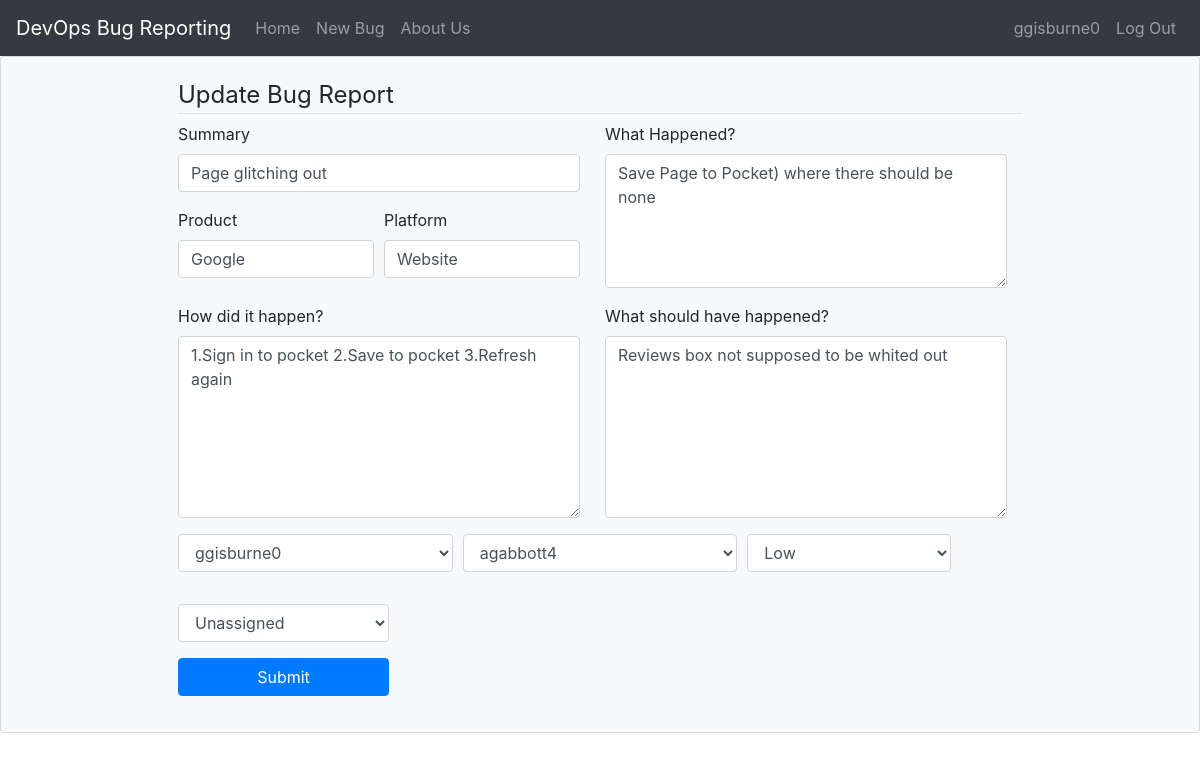
Page /bug/2/update (signed in) on the committed database.
### devops/models.py (models this page shows, shortened)
class User(db.Model, UserMixin):
    id = db.Column(db.Integer, primary_key=True)
    username = db.Column(db.String(20), unique=True, nullable=False)
    email = db.Column(db.String(120), unique=True, nullable=False)
    password = db.Column(db.String(60), nullable=False)
    role = db.Column(db.String(20), nullable=False)
    bugs = db.relationship('Bug', primaryjoin="User.id==Bug.user_id", backref="author")
    assigned_to = db.relationship('Bug', primaryjoin="User.id==Bug.developer_id", backref="assigned_to")
    reviewed_by = db.relationship('Bug', primaryjoin="User.id==Bug.reviewer_id", backref="reviewed_by")

class Bug(db.Model):
    id = db.Column(db.Integer, primary_key=True)
    summary = db.Column(db.String(200), nullable=False)
    date_posted = db.Column(db.DateTime, nullable=False, default=local_time(datetime.utcnow()))
    product = db.Column(db.String(50), nullable=False)
    platform = db.Column(db.String(50), nullable=False)
    whatHappen = db.Column(db.Text, nullable=False)
    howHappen = db.Column(db.Text, nullable=False)
    shouldHappen = db.Column(db.Text, nullable=False)
    status = db.Column(db.String(20), nullable=False)
    priority = db.Column(db.String(10), nullable=False)
    user_id = db.Column(db.Integer, db.ForeignKey('user.id'), nullable=False)
    developer_id = db.Column(db.Integer, db.ForeignKey('user.id'), nullable=True)
    reviewer_id = db.Column(db.Integer, db.ForeignKey('user.id'), nullable=True)
    user = db.relationship("User", foreign_keys=[user_id])
    developer = db.relationship("User", foreign_keys=[developer_id])
    reviewer = db.relationship("User", foreign_keys=[reviewer_id])
    comments = db.relationship('Comment', primaryjoin="Bug.id==Comment.bug_id", backref="Comment")

### devops/routes.py (the view)
@app.route("/bug/<int:bug_id>/update", methods=['GET', 'POST'])
@login_required
def update_bug(bug_id):
    avail_developer_list = User.query.filter_by(role='Developer').all()
    avail_reviewer_list = User.query.filter_by(role='Reviewer').all()
    developer_list = [(i.id, i.username) for i in avail_developer_list]
    reviewer_list = [(i.id, i.username) for i in avail_reviewer_list]
    bug = Bug.query.get_or_404(bug_id)
    if current_user.role == 'Reporter':
        abort(403)
    form = UpdateForm()
    form.assigned_to.choices = developer_list
    form.reviewed_by.choices = reviewer_list
    if form.validate_on_submit():
        bug.summary = form.summary.data
        bug.product = form.product.data
        bug.platform = form.platform.data
        bug.whatHappen = form.whatHappen.data
        bug.howHappen = form.howHappen.data
        bug.shouldHappen = form.shouldHappen.data
        bug.developer_id = form.assigned_to.data
        bug.reviewer_id = form.reviewed_by.data
        bug.priority = form.priority.data
        bug.status = form.status.data
        db.session.commit()
        flash('Bug report has been updated!', 'success')
        return redirect(url_for('bug', bug_id=bug.id))
    elif request.method == 'GET':
        form.summary.data = bug.summary
        form.product.data = bug.product
        form.platform.data = bug.platform
        form.whatHappen.data = bug.whatHappen
        form.howHappen.data = bug.howHappen
        form.shouldHappen.data = bug.shouldHappen
    return render_template("content/update.html", title='Update Bug Report', form=form,
        legend='Update Bug Report')

### devops/forms.py
class UpdateForm(FlaskForm):
   summary = StringField('Summary', validators=[DataRequired()])
   product = StringField('Product', validators=[DataRequired()])
   platform = StringField('Platform', validators=[DataRequired()])
   whatHappen = TextAreaField('What Happened?', validators=[DataRequired()])
   howHappen = TextAreaField('How did it happen?', validators=[DataRequired()])
   shouldHappen = TextAreaField('What should have happened?', validators=[DataRequired()])
   status = SelectField(u'Status', choices=[('Unassigned'),('Work in progress'),('Pending for review'),('Done')], default='Unassigned')
   priority = SelectField(u'Priority', choices=[('Low'), ('High')], default='Low')
   assigned_to = SelectField('Assigned to', coerce=int, validators=[InputRequired()])
   reviewed_by = SelectField('Reviewed by', coerce=int, validators=[InputRequired()])
   submit = SubmitField('Submit')

### devops/models.py (called while the page is built)
@login_manager.user_loader
def load_user(user_id):
   return User.query.get(int(user_id))

### devops/templates/content/update.html (shortened to what this page needs)
{% extends "layout.html" %}
{% block content %}
    <div class="card bg-light">
        <article class="card-body mx-auto">
        <form method="POST" action="">
            <fieldset class="form-group">
                <legend class="border-bottom md-4">{{ legend }}</legend>
                <div class="form-row">
                    <div class="col-md-6" style="padding-right:20px;">
                        <div class="form-group">
                        {{ form.summary.label(class="form-control-label") }}
                        {% if form.summary.errors %}
                            {{ form.summary(class="form-control form-control-lg is-invalid") }}
                            <div class="invalid-feedback">
                                {% for error in form.summary.errors %}
                                    <span>{{ error }}</span>
                                {% endfor %}
                            </div>
                        {% else %}
                            {{ form.summary(class="form-control") }}
                        {% endif %}
                        </div>
                        <div class="form-row">
                            <div class="form-group col-md-6">
                                {{ form.product.label(class="form-control-label") }}
                                {% if form.product.errors %}
                                    {{ form.product(class="form-control is-invalid") }}
                                    <div class="invalid-feedback">
                                        {% for error in form.product.errors %}
                                            <span>{{ error }}</span>
                                        {% endfor %}
                                    </div>
                                {% else %}
                                    {{ form.product(class="form-control") }}
                                {% endif %}
                            </div>
                            <div class="form-group col-md-6">
                                {{ form.platform.label(class="form-control-label") }}
                                {% if form.platform.errors %}
                                    {{ form.platform(class="form-control is-invalid") }}
                                    <div class="invalid-feedback">
                                        {% for error in form.platform.errors %}
                                            <span>{{ error }}</span>
                                        {% endfor %}
                                    </div>
                                {% else %}
                                    {{ form.platform(class="form-control") }}
                                {% endif %}
                            </div>
                        </div>
                    </div>
                    <div class="form-group col-md-6" style="padding-right:20px;">
                        {{ form.whatHappen.label(class="form-control-label") }}
                        {% if form.whatHappen.errors %}
                            {{ form.whatHappen(class="form-control is-invalid") }}
                            <div class="invalid-feedback">
                                {% for error in form.whatHappen.errors %}
                                    <span>{{ error }}</span>
                                {% endfor %}
                            </div>
                        {% else %}
                            {{ form.whatHappen(class="form-control", rows="5") }}
                        {% endif %}
                    </div>
                </div>
                <div class="form-row">
                    <div class="form-group col-md-6" style="padding-right:20px;">
                        {{ form.howHappen.label(class="form-control-label") }}
                        {% if form.howHappen.errors %}
                            {{ form.howHappen(class="form-control is-invalid") }}
                            <div class="invalid-feedback">
                                {% for error in form.howHappen.errors %}
                                    <span>{{ error }}</span>
                                {% endfor %}
                            </div>
                        {% else %}
                            {{ form.howHappen(class="form-control", rows="7") }}
                        {% endif %}
                    </div>
                    <div class="form-group col-md-6" style="padding-right:20px;">
                        {{ form.shouldHappen.label(class="form-control-label") }}
                        {% if form.shouldHappen.errors %}
                            {{ form.shouldHappen(class="form-control is-invalid") }}
                            <div class="invalid-feedback">
                                {% for error in form.shouldHappen.errors %}
                                    <span>{{ error }}</span>
                                {% endfor %}
                            </div>
                        {% else %}
                            {{ form.shouldHappen(class="form-control", rows="7") }}
                        {% endif %}
                    </div>
                </div>
                <div class="form-row">
                    <div class="form-group col-md-4">
                        {{ form.assigned_to(class="form-control") }}
                    </div>
                    <div class="form-group col-md-4">
                        {{ form.reviewed_by(class="form-control") }}
                    </div>
                    <div class="form-group col-md-3">
                        {{ form.priority(class="form-control") }}
                    </div>
                </div>
            </fieldset>
            <div class="form-group w-25">
                {{ form.status(class="form-control") }}
            </div>
            <div class="form-group w-25">
                {{ form.submit(class="btn btn-primary btn-block") }}
            </div>
        </form>
        </article>
    </div>
{% endblock content %}

### devops/templates/layout.html (shortened to what this page needs)
<!DOCTYPE html>
<html>
<head>
    <link rel="stylesheet" type="text/css" href="{{ url_for('static', filename='css/bootstrap.min.css') }}">
    <link rel="stylesheet" href="https://cdnjs.cloudflare.com/ajax/libs/font-awesome/4.7.0/css/font-awesome.min.css">
    <link rel="stylesheet" href="https://cdn.datatables.net/1.10.22/js/dataTables.bootstrap4.min.js">
    <link rel="stylesheet" href="https://cdn.datatables.net/1.10.22/css/dataTables.bootstrap4.min.css">
</head>
<body>
  <header class="site-header">
    <nav class="navbar navbar-expand-md navbar-dark bg-dark">
        <a class="navbar-brand" href="/">DevOps Bug Reporting</a>
        <div class="collapse navbar-collapse" id="navbarsExample02">
          <div class="navbar-nav mr-auto">
            <a class="nav-item nav-link" href="{{ url_for('home') }}">Home</a>
            <a class="nav-item nav-link" href="{{ url_for('newbug') }}">New Bug</a>
            <a class="nav-item nav-link" href="{{ url_for('aboutus') }}">About Us</a>
          </div>
          <div class="navbar-nav">
            {% if current_user.is_authenticated %}
            <a class="nav-item nav-link" href="#">{{ current_user.username }}</a>
            <a class="nav-item nav-link" href="{{ url_for('logout') }}">Log Out</a>
            {% else %}
            <a class="nav-item nav-link" href="{{ url_for('register') }}">Register</a>
            <a class="nav-item nav-link" href="{{ url_for('login') }}">Log In</a>
            {% endif %}
          </div>
        </div>
    </nav>
  </header>
  <main role="main">
    {% block content %}{% endblock %}
  </main>
</body>
</html>

### rows in the picture
User: username "ggisburne0"
Bug: summary "Page glitching out", product "Google", platform "Website", whatHappen "Save Page to Pocket) where there should be none", howHappen "1.Sign in to pocket 2.Save to pocket 3.Refresh again", shouldHappen "Reviews box not supposed to be whited out", priority "Low", status "Unassigned"

### other values in the picture
{{ legend }} "Update Bug Report"
